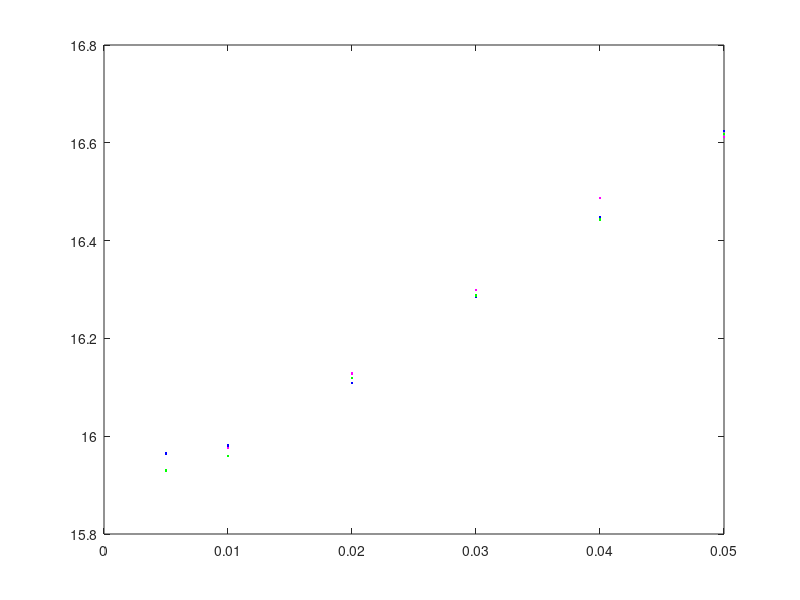

Source code (MATLAB): (Note: this script raises an error after producing the figure.)

%loss detection time for WASHng at WASHng - ATLAng link

ldt_WASHng_maxRet3 =   [15372  15574  16409  16678  15188  16407  15736  16485  16299  15857  15860  16386  15809  15580  15742  15752  15954  15948  16257  16006;
						15457  15572  16380  16240  15410  16510  16120  16086  16187  15774  15770  16141  16095  16034  15998  15369  16123  15699  16387  16168;
						15877  16096  16265  16877  15693  16292  16131  16051  16001  16023  16112  16294  15973  16470  15842  15713  16158  16030  16156  16517;
						16371  16437  16479  16658  16073  16513  16443  16368  16079  16331  16297  16369  15973  16412  15840  15894  16087  16149  16354  16852;
						16463  16373  16844  16658  16208  16639  16304  16605  16304  16462  16685  16522  16561  16382  16291  16318  16324  16452  16649  16699;
						16722  16610  16859  16791  16564  16696  16447  16608  16529  16594  16557  16559  16459  16539  16439  16384  16539  16640  16689  17010;
					]/1000;

ldt_WASHng_maxRet2 = [15372  15574  16409  16678  15188  16407  15736  16485  16299  15857  15860  16372  15809  15580  15742  15752  15954  15948  16257  16006;
						15444  15647  16397  16240  15513  16456  16120  16086  16187  15774  15745  16141  16095  16034  15998  15369  16123  15715  16413  16122;
						15986  15988  16288  16461  15748  16217  15887  16208  16071  15966  16144  16274  15973  16466  15961  15688  15985  16136  16180  16541;
						16258  16374  16398  16744  15992  16548  16458  16291  16161  16321  16330  16307  16020  16410  15889  15875  16048  16190  16346  16741;
						16441  16443  16596  16626  16168  16430  16311  16602  16514  16689  16538  16536  16400  16356  16331  15936  16180  16363  16601  16904;
						16749  16743  16666  16890  16512  16692  16620  16746  16543  16513  16570  16713  16429  16652  16479  16263  16468  16649  16736  16850;
						]/1000;

ldt_WASHng_maxRet1 = [15117  15567  16358  16665  15205  16491  15663  16428  16303  15804  15686  16246  15885  15622  15798  15660  15980  16012  16114  15993;
						15342  15527  16475  16223  15422  16400  16066  16252  16032  15866  15870  15977  15880  16210  15861  15259  16246  15811  16228  16238;
						15872  16135  16335  16343  15747  16354  16072  16114  15955  16039  16029  16398  15906  16431  15975  15689  16173  16099  16224  16481;
						16271  16445  16284  16826  15981  16618  16417  16504  16128  16256  16284  16502  15983  16493  15815  15963  16043  16325  15963  16655;
						16335  16494  16737  16533  16246  16683  16345  16522  16339  16420  16575  16631  16351  16360  16311  16054  16173  16379  16831  16547;
						16646  16636  16656  16829  16345  16717  16564  16590  16570  16601  16639  16590  16469  16458  16530  16660  16594  16595  16832  16836;
						]/1000;

probabilities = [0.005; 0.01; 0.02; 0.03; 0.04; 0.05];

h = plot(probabilities, mean(ldt_WASHng_maxRet3,2), 'm.',
		 probabilities, mean(ldt_WASHng_maxRet2,2), 'b.',
		 probabilities, mean(ldt_WASHng_maxRet1,2), 'g.'
		);

h = errorbar(probabilities, mean(ldt_WASHng_maxRet3,2), ci(ldt_WASHng_maxRet3)(:,1), ci(ldt_WASHng_maxRet3)(:,2), 'm.',
			 probabilities, mean(ldt_WASHng_maxRet2,2), ci(ldt_WASHng_maxRet2)(:,1), ci(ldt_WASHng_maxRet2)(:,2), 'b.',
			 probabilities, mean(ldt_WASHng_maxRet1,2), ci(ldt_WASHng_maxRet1)(:,1), ci(ldt_WASHng_maxRet1)(:,2), 'g.'
			 );

set(h,'markersize',20);
axis([0 0.052 14.5 17]);

ax = gca();
set(ax, 'fontsize', 22);
set(ax,'YGrid','on');

b=legend('Max Retransmissions = 3', 'Max Retransmissions = 2', 'Max Retransmissions = 1');
set(b, 'Location', 'southeast');

title('Loss detection time for WASHng at WASHng-ATLAng link');
xlabel('Error probability of links');
ylabel('Loss detection time (in ms)');